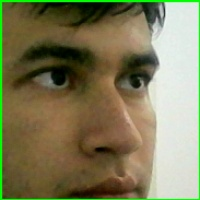
#> input picture asistencia-facial/dataset/Carlos/Carlos_20260207_122548_780018.jpg, 200 x 200 px, given in place of the camera
$ python capture_dataset.py
#> lines starting #> are read from the running program, lines starting #| are printed output that depends on the picture
import cv2
import os
from datetime import datetime

PERSON_NAME = "Carlos"   # <-- cambia el nombre si quieres
MAX_PHOTOS = 20          # cantidad de fotos a capturar

def main():
    # Carpeta destino
    out_dir = os.path.join("dataset", PERSON_NAME)
    os.makedirs(out_dir, exist_ok=True)

    # Detector de rostro
    cascade_path = cv2.data.haarcascades + "haarcascade_frontalface_default.xml"
    face_cascade = cv2.CascadeClassifier(cascade_path)

    cap = cv2.VideoCapture(0, cv2.CAP_DSHOW)
    if not cap.isOpened():
        cap = cv2.VideoCapture(0)
    if not cap.isOpened():
        raise RuntimeError("No se pudo abrir la cámara.")

    count = 0
    print("Presiona S para guardar una foto del rostro (recortada). Q para salir.")

    while True:
        ret, frame = cap.read()
#> frame is the input picture: shape (200, 200, 3); mean B, G, R 88.5, 123, 126.7
        if not ret:
            break

        gray = cv2.cvtColor(frame, cv2.COLOR_BGR2GRAY)
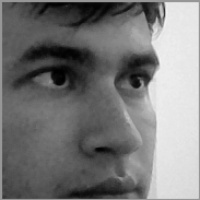
#> gray: shape (200, 200); min 0, max 243, mean 120.2
        faces = face_cascade.detectMultiScale(gray, 1.1, 5, minSize=(80, 80))
#> faces = [[14, 14, 173, 173]]

        # Elegir el rostro más grande (si hay varios)
        face_box = None
        if len(faces) > 0:
            face_box = max(faces, key=lambda b: b[2] * b[3])  # (x,y,w,h)
#> face_box = [14, 14, 173, 173]

            x, y, w, h = face_box
#> x = 14; y = 14; w = 173; h = 173
            cv2.rectangle(frame, (x, y), (x+w, y+h), (0, 255, 0), 2)

        cv2.putText(frame, f"Guardadas: {count}/{MAX_PHOTOS}", (10, 30),
                    cv2.FONT_HERSHEY_SIMPLEX, 1, (255, 255, 255), 2)
        cv2.putText(frame, "S: guardar  Q: salir", (10, 65),
                    cv2.FONT_HERSHEY_SIMPLEX, 0.8, (255, 255, 255), 2)
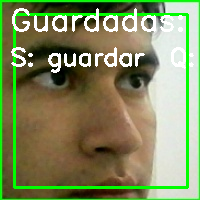
#> frame: shape (200, 200, 3); mean B, G, R 94.1, 138.2, 128.8

        cv2.imshow("Captura de dataset", frame)

        key = cv2.waitKey(1) & 0xFF
#> (key q is pressed here)

        # Guardar
        if key == ord("s"):
            if face_box is None:
                print("No se detecto rostro. Intenta de nuevo.")
                continue

            x, y, w, h = face_box
            face_crop = frame[y:y+h, x:x+w]

            # Normalizar tamaño (útil para entrenamiento)
            face_crop = cv2.resize(face_crop, (200, 200))

            ts = datetime.now().strftime("%Y%m%d_%H%M%S_%f")
            filename = os.path.join(out_dir, f"{PERSON_NAME}_{ts}.jpg")

            cv2.imwrite(filename, face_crop)
            count += 1
            print(f"[{count}] Guardado: {filename}")

            if count >= MAX_PHOTOS:
                print("Listo: dataset completado.")
                break

        # Salir
        if key == ord("q"):
            break

    cap.release()
    cv2.destroyAllWindows()

if __name__ == "__main__":
    main()

$ run again, on asistencia-facial/dataset/Carlos/Carlos_20260207_122549_466846.jpg
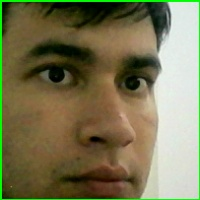
#> input picture asistencia-facial/dataset/Carlos/Carlos_20260207_122549_466846.jpg, 200 x 200 px, given in place of the camera
#> in main, frame is the input picture: shape (200, 200, 3); mean B, G, R 83, 117.2, 121.2
#> in main, `gray = cv2.cvtColor(frame, cv2.COLOR_BGR2GRAY)`:
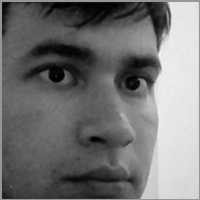
#> gray: shape (200, 200); min 0, max 241, mean 114.5
#> faces = [[20, 15, 167, 167]]
#> face_box = [20, 15, 167, 167]
#> x = 20; y = 15; w = 167
#> in main, `cv2.putText(frame, "S: guardar  Q: salir", (10, 65), cv2.FONT_HERSHEY_..`:
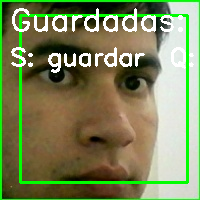
#> frame: shape (200, 200, 3); mean B, G, R 89.6, 132.6, 124.4

$ run again, on asistencia-facial/dataset/Carlos/Carlos_20260207_122550_006366.jpg
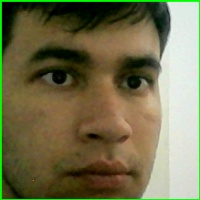
#> input picture asistencia-facial/dataset/Carlos/Carlos_20260207_122550_006366.jpg, 200 x 200 px, given in place of the camera
#> in main, frame is the input picture: shape (200, 200, 3); mean B, G, R 77.5, 111.5, 115
#> in main, `gray = cv2.cvtColor(frame, cv2.COLOR_BGR2GRAY)`:
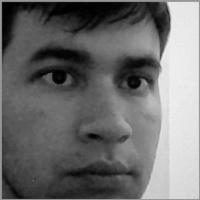
#> gray: shape (200, 200); min 0, max 241, mean 108.7
#> faces = [[20, 15, 166, 166]]
#> face_box = [20, 15, 166, 166]
#> x = 20; y = 15; w = 166
#> in main, `cv2.putText(frame, "S: guardar  Q: salir", (10, 65), cv2.FONT_HERSHEY_..`:
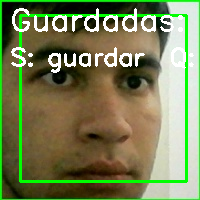
#> frame: shape (200, 200, 3); mean B, G, R 84.6, 127.4, 119

$ run again, on asistencia-facial/dataset/Carlos/Carlos_20260207_122550_571687.jpg
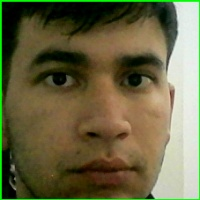
#> input picture asistencia-facial/dataset/Carlos/Carlos_20260207_122550_571687.jpg, 200 x 200 px, given in place of the camera
#> in main, frame is the input picture: shape (200, 200, 3); mean B, G, R 67.2, 100.8, 104.8
#> in main, `gray = cv2.cvtColor(frame, cv2.COLOR_BGR2GRAY)`:
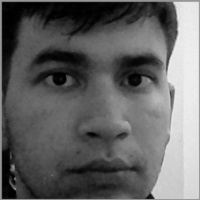
#> gray: shape (200, 200); min 0, max 245, mean 98.2
#> faces = [[17, 11, 169, 169]]
#> face_box = [17, 11, 169, 169]
#> x = 17; y = 11; w = 169
#> in main, `cv2.putText(frame, "S: guardar  Q: salir", (10, 65), cv2.FONT_HERSHEY_..`:
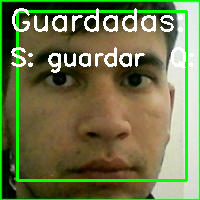
#> frame: shape (200, 200, 3); mean B, G, R 75.1, 118.6, 110
